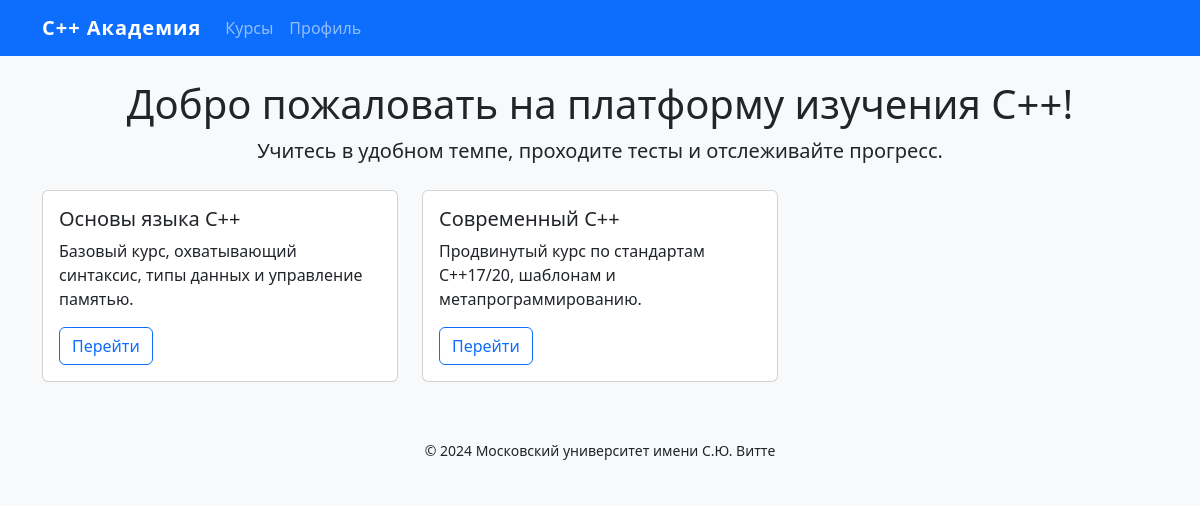
The page / on the database its author committed.
### app/models.py (models this page shows, shortened)
class Course(models.Model):
    title = models.CharField("Название", max_length=200)
    description = models.TextField("Описание")
    author = models.ForeignKey(User, on_delete=models.CASCADE, related_name="courses", verbose_name="Автор")
    published = models.DateField("Дата публикации")
    class Meta:
        ordering = ["title"]
        verbose_name = "Курс"
        verbose_name_plural = "Курсы"

### app/views.py (the view)
# urls.py: path("", views.index, name="index"),
def index(request: HttpRequest) -> HttpResponse:
    courses = Course.objects.all()[:3]
    return render(request, "index.html", {"courses": courses})

### app/templates/index.html (shortened to what this page needs)
{% extends 'base.html' %}
{% load static %}
{% block content %}
<div class="text-center mb-4">
    <h1>Добро пожаловать на платформу изучения C++!</h1>
    <p class="lead">Учитесь в удобном темпе, проходите тесты и отслеживайте прогресс.</p>
</div>
<div class="row">
    {% for course in courses %}
    <div class="col-md-4">
        <div class="card mb-3">
            <div class="card-body">
                <h5 class="card-title">{{ course.title }}</h5>
                <p class="card-text">{{ course.description|truncatechars:120 }}</p>
                <a href="{% url 'course_detail' course.pk %}" class="btn btn-outline-primary">Перейти</a>
            </div>
        </div>
    </div>
    {% empty %}
    <p>Курсы пока не добавлены.</p>
    {% endfor %}
</div>
{% endblock %}

### app/static/css/styles.css (style rules this page uses)
body { background-color: #f8f9fa; }

### rows shown on the page
Course: title "Основы языка C++", description "Базовый курс, охватывающий синтаксис, типы данных и управление памятью."
Course: title "Современный C++", description "Продвинутый курс по стандартам C++17/20, шаблонам и метапрограммированию."
